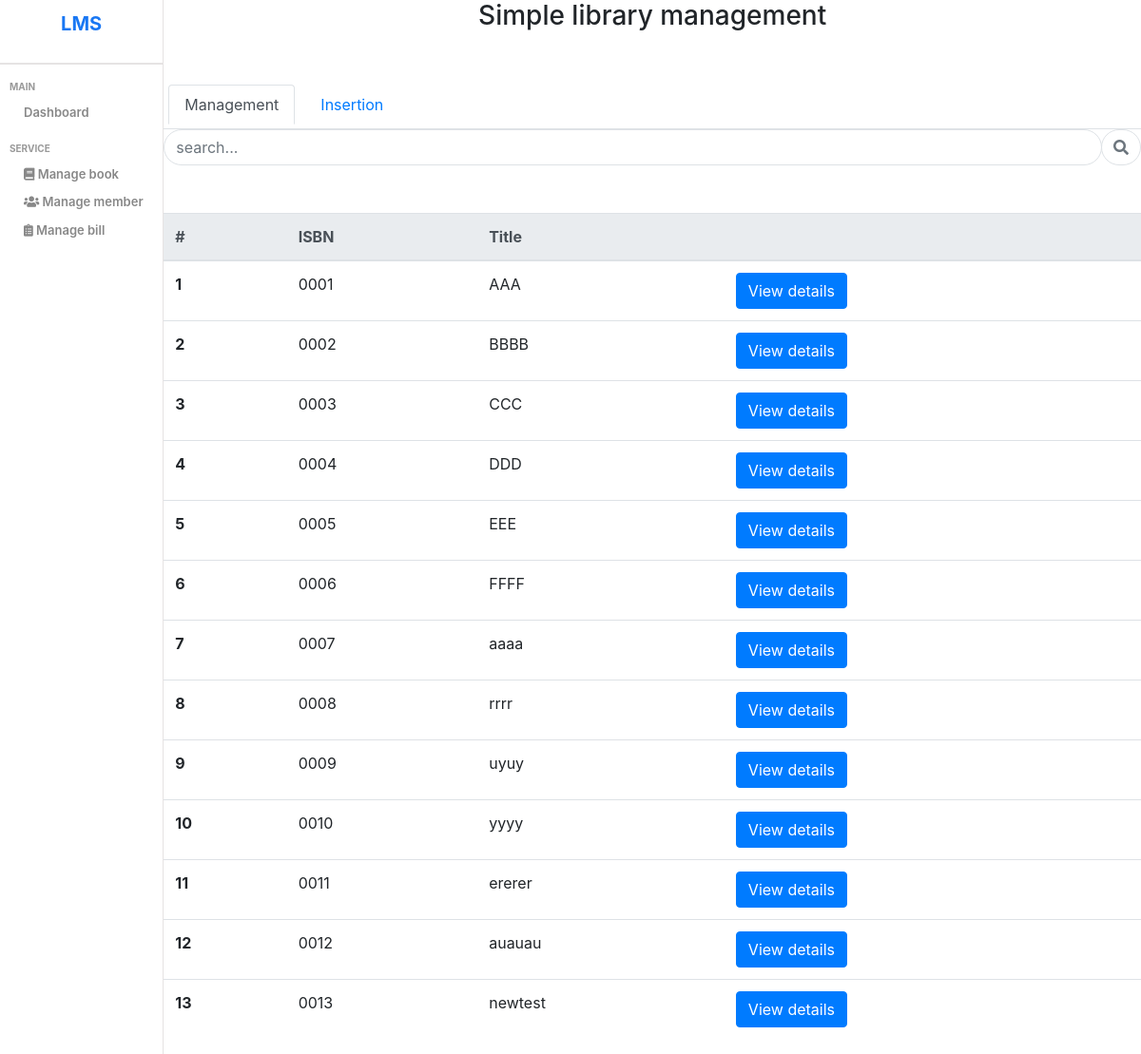
The page /src/manageBook.php on the database its author committed.
### tables this page shows
CREATE TABLE `book` (
  `ISBN` varchar(13) NOT NULL,
  `title` varchar(255) NOT NULL,
  `edition` int(11) DEFAULT NULL,
  `PRICE` decimal(10,2) DEFAULT NULL,
  `available` tinyint(1) DEFAULT 1,
  `destroyed` tinyint(1) DEFAULT 0,
  `lost` tinyint(1) DEFAULT 0,
  `hired` tinyint(1) DEFAULT 1,
  PRIMARY KEY (`ISBN`)
);

### src/manageBook.php (the view, shortened to what this page needs)
<?php
require 'C:\xampp\htdocs\firstPHP\config.php';
$query = "select ISBN, title from book";
$res = mysqli_query($conn, $query);
$data = array();
while ($row = mysqli_fetch_array($res, 1)) {
  $data[] = $row;
}
?>
<!DOCTYPE html>
<html lang="en">
<head>
  <link rel="stylesheet" href="../static/styles.css">
  <link rel="stylesheet" href="//use.fontawesome.com/releases/v5.15.4/css/all.css">
  <link rel="stylesheet" href="https://cdn.jsdelivr.net/npm/bootstrap@4.6.1/dist/css/bootstrap.min.css">
</head>
<body>
  <div class="mngBook">
    <div class="sidebar">
      <div class="top">
        <a href="./addBook.php" style="text-decoration: none;">
          <span class="logo">LMS</span>
        </a>
      </div>
      <hr />
      <div class="center">
        <ul>
          <p class="title">MAIN</p>
          <a href="./dashboard.php">
            <li>
              <span>Dashboard</span>
            </li>
          </a>
          <p class="title">SERVICE</p>
          <a href="./manageBook.php">
            <li>
              <span>
                <i class="fas fa-book"></i>
                Manage book
              </span>
            </li>
          </a>
          <a href="./manageMember.php">
            <li>
              <span>
                <i class="fas fa-users"></i>
                Manage member</span>
            </li>
          </a>
          <a href="./manageBill.php">
            <li>
              <span>
                <i class="fas fa-clipboard-list"></i>
                Manage bill
              </span>
            </li>
          </a>
        </ul>
      </div>
    </div>
    <div class="mngBook-container">
      <center>
        <h3 style="margin-bottom: 50px">Simple library management</h3>
      </center>
      <ul class="nav nav-tabs">
        <li class="nav-item">
          <a class="nav-link active" aria-current="page" href="#">Management</a>
        </li>
        <li class="nav-item">
          <a class="nav-link" href="./addBook.php">Insertion</a>
        </li>
      </ul>
      <div class="search-bar">
        <div class="input-group">
          <input class="form-control border-end-0 border rounded-pill" type="text" id="example-search-input"
            placeholder="search...">
          <span class="input-group-append">
            <button class="btn btn-outline-secondary bg-white border-start-0 border rounded-pill ms-n3" type="button">
              <i class="fa fa-search"></i>
            </button>
          </span>
        </div>
      </div>
      <table class="table">
        <thead class="thead-light">
          <tr>
            <th scope="col">#</th>
            <th scope="col">ISBN</th>
            <th scope="col">Title</th>
            <th scope="col"></th>
          </tr>
        </thead>
        <tbody>
          <?php
          for ($i = 0; $i < count($data); $i++) {
            echo '  <tr>
    <th scope="row">' . ($i + 1) . '</th>
    <td>'.$data[$i]['ISBN'].'</td>
    <td>'. $data[$i]['title'] . '</td>
    <td><form method = "Post">
    <button type="submit" class="btn btn-primary" name="details[]" value = "'.$i.'">View details</button>
      </form></td>
  </tr>  ';
          }
          ?>
        </tbody>
      </table>
    </div>
  </div>
</body>
</html>

### static/styles.css (style rules this page uses)
.sidebar { flex: 1; border-right: 0.5px solid rgb(230, 227, 227); min-height: 100vh; background-color: white; }
.sidebar > .top { height: 50px; display: flex; align-items: center; justify-content: center; }
.logo { font-size: 20px; font-weight: bold; color: #1977f3; padding-top: 15px; }
.sidebar > hr { height: 0; border: 0.5px solid rgb(230, 227, 227); }
.sidebar > .center { padding-left: 10px; }
.title { font-size: 10px; font-weight: bold; color: #999; margin-top: 15px; margin-bottom: 5px; }
.sidebar > .center > ul { list-style: none; padding: 0px; margin: 0px; }
li { display: flex; align-items: center; padding: 5px; cursor: pointer; }
.sidebar > .center > ul span { font-size: 13px; font-weight: 600; color: #888; margin-left: 10px; }
.addbook, .addBill, .mngBook, .mngMember, .createBill, .dashboard, .mngBill, .bookDetail { display: flex; }
.addbook-container, .addBill, .addBill-container, .mngBook-container, .mngMember-container, .createBill-container, .createBill-container, .mngBill-container, .bookDetail-container, .dashboard-container { flex: 6; }
.table { margin-top: 50px; }

### rows shown on the page
book: ISBN "0001", title "AAA"
book: ISBN "0002", title "BBBB"
book: ISBN "0003", title "CCC"
book: ISBN "0004", title "DDD"
book: ISBN "0005", title "EEE"
book: ISBN "0006", title "FFFF"
book: ISBN "0007", title "aaaa"
book: ISBN "0008", title "rrrr"
book: ISBN "0009", title "uyuy"
book: ISBN "0010", title "yyyy"
book: ISBN "0011", title "ererer"
book: ISBN "0012", title "auauau"
book: ISBN "0013", title "newtest"
